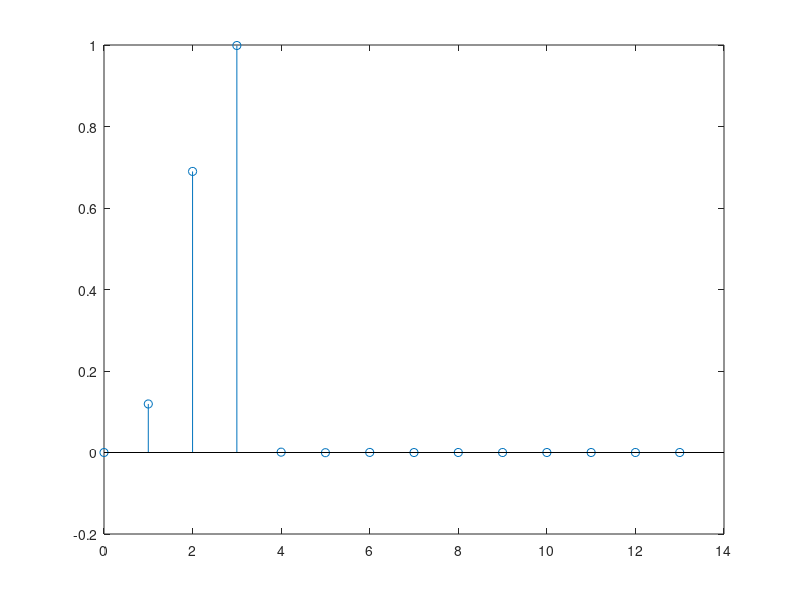
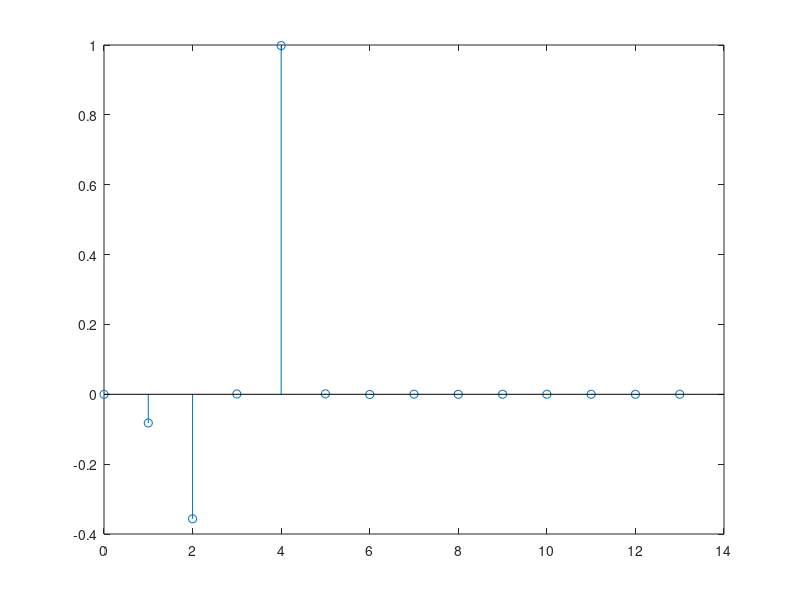
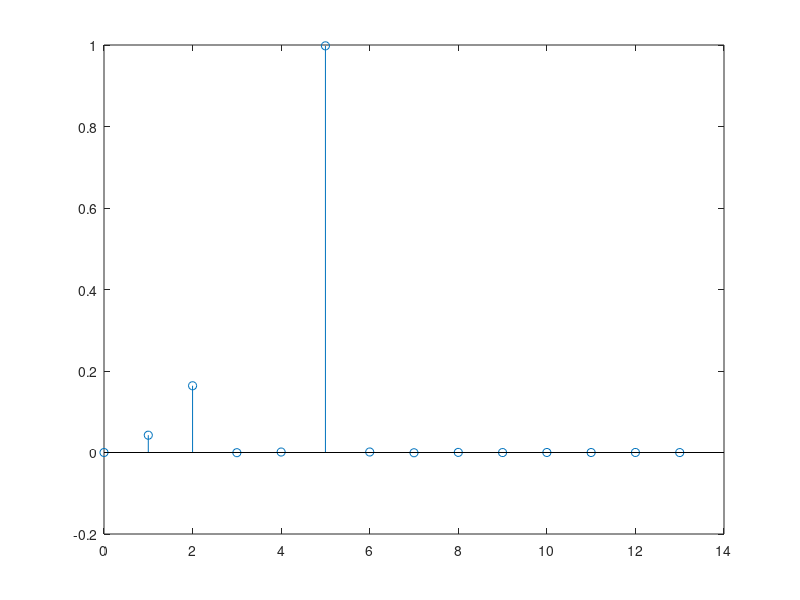
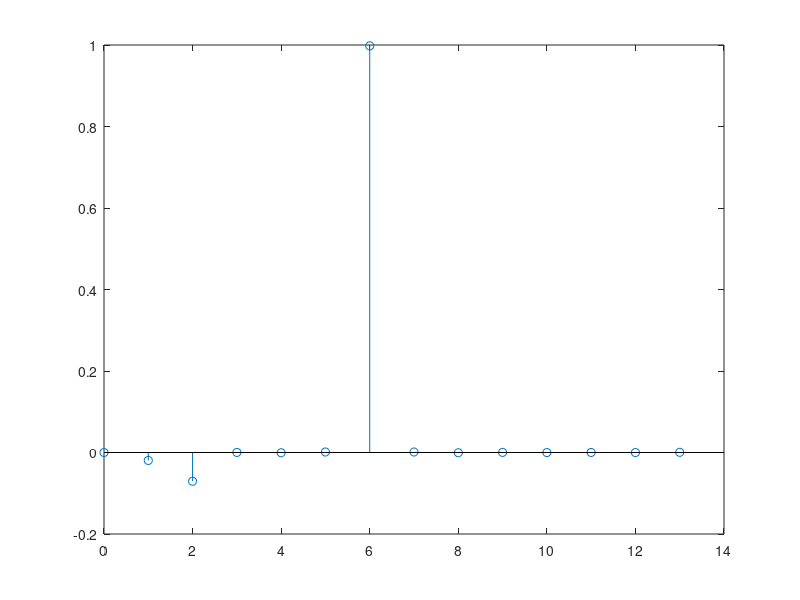

Recreate these plots in MATLAB, in order.

clear all
W=3.2;
noise_power=0.001;
M=11;
N=1000;

n = 1:3;
h1 = 0.5*(1+cos((2*pi/W)*(n-2)));    
h = [zeros(1) h1];
h=h.';
x=(rand(N,1)>0.5)*2-1;
xx=zeros(1,length(x));

H=zeros(M);
H(1,:)=[h(4) zeros(1,M-1)];
H(2,:)=[h(3) h(4) zeros(1,M-2)];
H(3,:)=[h(2) h(3) h(4) zeros(1,M-3)];
for i=4:M
    H(i,:)=circshift(H(i-1,:),1);
end

u=conv(h,x);
u=u(4:end)+sqrt(noise_power)*randn(length(u(4:end)),1);
R=H*H.'+noise_power*eye(M);
e=[1 zeros(1,11-1)].';

for delay=3:M+3-1
    p=H*e;
    e=circshift(e,1);
    w=R\p;
    
    hh=conv(w,h);
    figure(delay)
    stem(0:length(hh)-1,hh);
    xx=conv(x,hh);
    xxx=xx(delay+1:delay+N);
    MSE(delay-2)=mean((xxx-x).^2)
end
figure(14)
stem(3:M+3-1,MSE)

